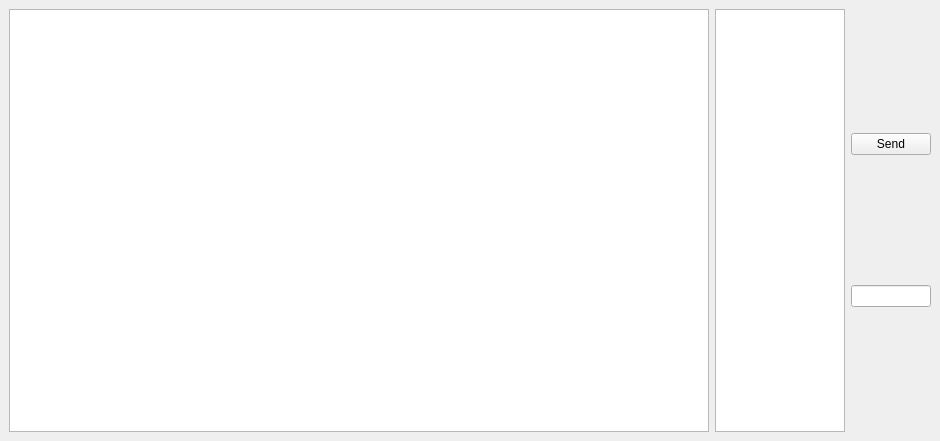
<?xml version="1.0" encoding="UTF-8"?>
<ui version="4.0">
 <class>Server</class>
 <widget class="QMainWindow" name="Server">
  <property name="geometry">
   <rect>
    <x>0</x>
    <y>0</y>
    <width>940</width>
    <height>441</height>
   </rect>
  </property>
  <property name="windowTitle">
   <string>Server</string>
  </property>
  <widget class="QWidget" name="centralwidget">
   <layout class="QHBoxLayout" name="horizontalLayout_2">
    <item>
     <layout class="QHBoxLayout" name="horizontalLayout">
      <item>
       <widget class="QListWidget" name="chat_dialog">
        <property name="sizePolicy">
         <sizepolicy hsizetype="MinimumExpanding" vsizetype="Expanding">
          <horstretch>0</horstretch>
          <verstretch>0</verstretch>
         </sizepolicy>
        </property>
        <property name="minimumSize">
         <size>
          <width>700</width>
          <height>0</height>
         </size>
        </property>
       </widget>
      </item>
      <item>
       <widget class="QListWidget" name="user_list"/>
      </item>
      <item>
       <layout class="QVBoxLayout" name="verticalLayout">
        <item>
         <widget class="QPushButton" name="pushButton">
          <property name="text">
           <string>Send</string>
          </property>
         </widget>
        </item>
        <item>
         <widget class="QLineEdit" name="line_edit"/>
        </item>
       </layout>
      </item>
     </layout>
    </item>
   </layout>
  </widget>
 </widget>
 <resources/>
 <connections/>
</ui>
